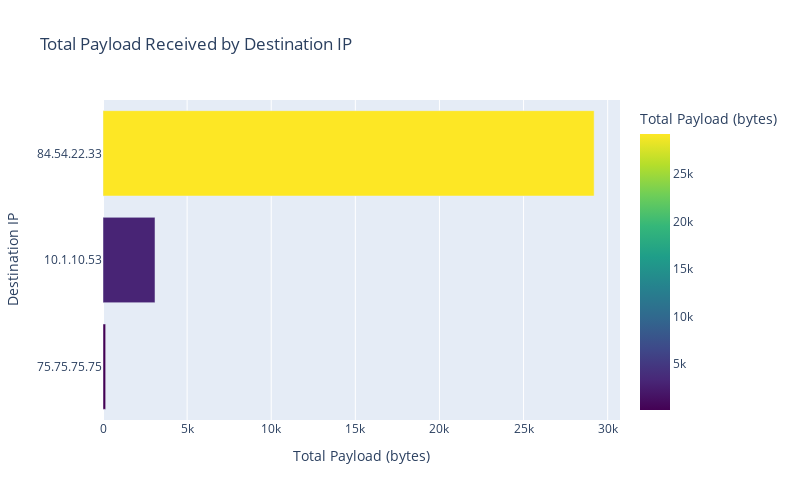

Notebook source saved alongside this figure:
### Markdown cell above
Destination IP vs Total Payload

### Code cell
dst_ip_payload = packet_data.groupby('dst_ip')['payload_length'].sum().reset_index()
dst_ip_payload = dst_ip_payload.sort_values('payload_length', ascending=True)

fig_b = px.bar(
    dst_ip_payload, 
    x='payload_length', 
    y='dst_ip', 
    orientation='h',
    title='Total Payload Received by Destination IP',
    labels={'payload_length': 'Total Payload (bytes)', 'dst_ip': 'Destination IP'},
    color='payload_length',
    color_continuous_scale='Viridis'
)
fig_b.update_layout(height=500, width=800)
fig_b.show()

### Figure 1 — Plotly figure (JSON) as saved in the notebook; plotly's stock layout.template omitted (floating-point values rounded to 4 significant figures)
{"data": [{"hovertemplate": "Total Payload (bytes)=%{marker.color}<br>Destination IP=%{y}<extra></extra>", "legendgroup": "", "marker": {"color": [158, 3092, 29197], "coloraxis": "coloraxis", "pattern": {"shape": ""}}, "name": "", "orientation": "h", "showlegend": false, "textposition": "auto", "type": "bar", "x": [158, 3092, 29197], "xaxis": "x", "y": ["75.75.75.75", "10.1.10.53", "84.54.22.33"], "yaxis": "y"}], "layout": {"barmode": "relative", "coloraxis": {"colorbar": {"title": {"text": "Total Payload (bytes)"}}, "colorscale": [[0, "#440154"], [0.1111, "#482878"], [0.2222, "#3e4989"], [0.3333, "#31688e"], [0.4444, "#26828e"], [0.5556, "#1f9e89"], [0.6667, "#35b779"], [0.7778, "#6ece58"], [0.8889, "#b5de2b"], [1, "#fde725"]]}, "height": 500, "legend": {"tracegroupgap": 0}, "title": {"text": "Total Payload Received by Destination IP"}, "width": 800, "xaxis": {"anchor": "y", "domain": [0, 1], "title": {"text": "Total Payload (bytes)"}}, "yaxis": {"anchor": "x", "domain": [0, 1], "title": {"text": "Destination IP"}}}}
